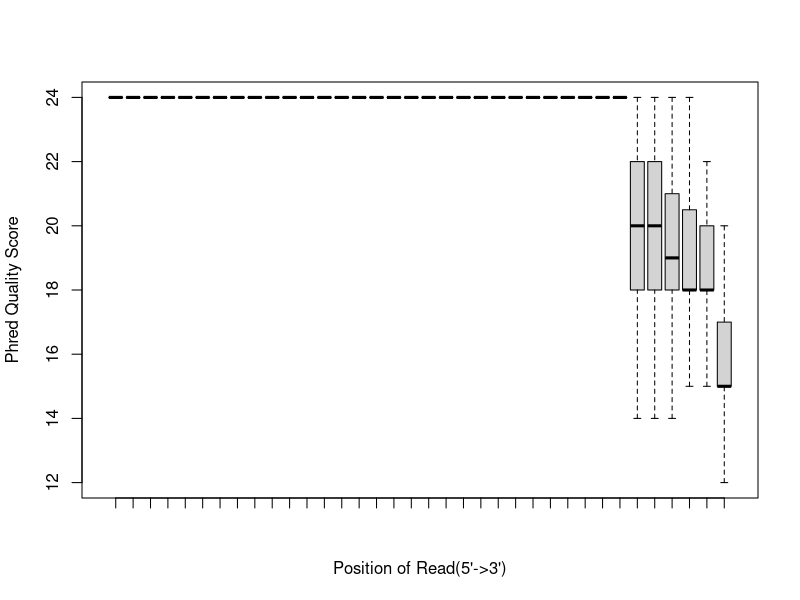
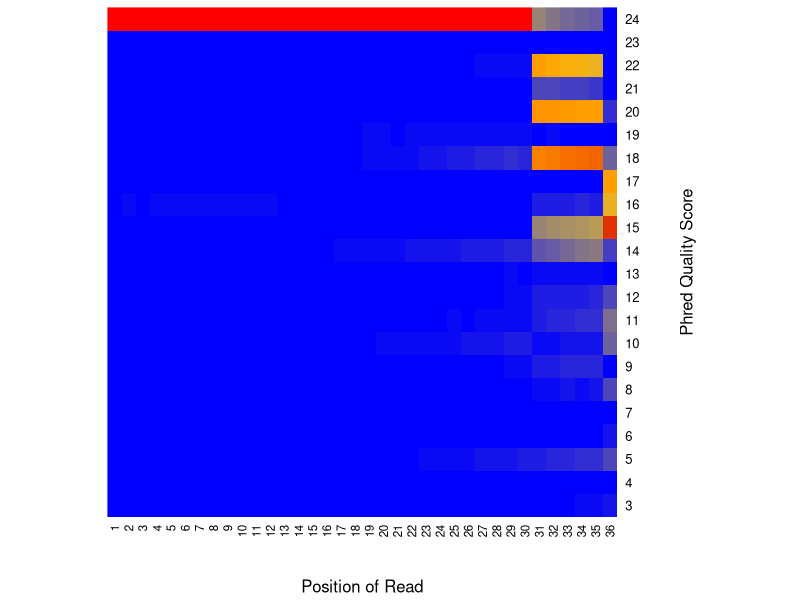

Here is the R script that generated these plots, in order:
pdf('/Users/olgabotvinnik/workspace/rna-seq-diff-exprn/test-results/rseqc/LNCaP_2/rseqc.qual.boxplot.pdf')
p0<-rep(c(6,11,14,16,24),times=c(1,1,35,235,67744)/1000)
p1<-rep(c(9,10,11,12,14,16,24),times=c(1,5,3,2,21,334,67650)/1000)
p2<-rep(c(10,11,12,14,16,24),times=c(5,6,5,31,260,67709)/1000)
p3<-rep(c(6,9,10,11,12,14,16,24),times=c(1,1,3,3,1,29,319,67659)/1000)
p4<-rep(c(9,10,11,12,14,16,24),times=c(3,1,2,2,34,321,67653)/1000)
p5<-rep(c(6,9,10,11,12,14,16,24),times=c(1,1,5,8,8,52,296,67645)/1000)
p6<-rep(c(6,9,10,11,12,14,16,24),times=c(32,35,138,44,113,174,318,67162)/1000)
p7<-rep(c(9,10,11,12,14,16,24),times=c(1,12,13,3,83,318,67586)/1000)
p8<-rep(c(6,10,11,12,14,16,24),times=c(1,11,10,11,87,338,67558)/1000)
p9<-rep(c(6,9,10,11,12,14,16,24),times=c(3,5,10,22,9,138,332,67497)/1000)
p10<-rep(c(6,9,10,11,12,14,16,24),times=c(6,3,15,18,4,168,346,67456)/1000)
p11<-rep(c(6,9,10,11,12,14,16,24),times=c(2,1,20,20,13,167,312,67481)/1000)
p12<-rep(c(4,5,6,7,8,9,10,11,12,13,14,16,17,18,19,20,21,22,23,24),times=c(5,86,31,4,16,52,96,52,77,45,140,139,20,76,121,26,123,51,78,66778)/1000)
p13<-rep(c(4,5,6,7,8,9,10,11,12,13,14,16,17,18,19,20,21,22,23,24),times=c(4,88,32,4,13,67,106,68,87,62,173,177,37,98,150,22,122,51,70,66585)/1000)
p14<-rep(c(4,5,6,7,8,9,10,11,12,13,14,16,17,18,19,20,21,22,23,24),times=c(4,107,34,3,24,59,135,74,117,60,185,143,39,124,171,40,113,44,78,66462)/1000)
p15<-rep(c(4,5,6,8,9,10,11,12,13,14,16,17,18,19,20,21,22,23,24),times=c(5,114,43,28,77,166,87,105,66,207,139,43,172,189,26,119,54,87,66289)/1000)
p16<-rep(c(4,5,6,7,8,9,10,11,12,13,14,16,17,18,19,20,21,22,23,24),times=c(15,167,50,1,44,97,178,94,104,70,279,139,54,234,204,40,155,74,95,65922)/1000)
p17<-rep(c(4,5,6,8,9,10,11,12,13,14,16,17,18,19,20,21,22,23,24),times=c(4,145,38,41,130,191,98,118,89,314,135,43,241,260,34,128,99,113,65795)/1000)
p18<-rep(c(4,5,6,8,9,10,11,12,13,14,16,17,18,19,20,21,22,23,24),times=c(13,168,58,42,139,233,107,126,78,330,113,67,270,266,38,106,86,98,65678)/1000)
p19<-rep(c(4,5,6,7,8,9,10,11,12,13,14,16,17,18,19,20,21,22,23,24),times=c(13,203,57,2,55,148,267,134,164,87,419,121,77,363,294,25,104,111,100,65272)/1000)
p20<-rep(c(4,5,6,8,9,10,11,12,13,14,16,17,18,19,20,21,22,23,24),times=c(22,200,68,73,139,270,140,134,101,470,111,62,427,262,96,30,128,99,65184)/1000)
p21<-rep(c(4,5,6,7,8,9,10,11,12,13,14,16,17,18,19,20,21,22,23,24),times=c(34,234,74,1,98,162,362,197,135,142,536,114,69,492,359,102,35,150,98,64622)/1000)
p22<-rep(c(4,5,6,7,8,9,10,11,12,13,14,16,17,18,19,20,21,22,23,24),times=c(38,278,89,2,87,189,392,202,171,134,605,99,89,556,377,84,40,192,93,64299)/1000)
p23<-rep(c(4,5,6,7,8,9,10,11,12,13,14,16,17,18,19,20,21,22,23,24),times=c(40,278,122,1,105,182,431,213,162,140,673,95,89,634,378,98,43,175,110,64047)/1000)
p24<-rep(c(4,5,6,8,9,10,11,12,13,14,16,17,18,19,20,21,22,23,24),times=c(50,395,146,122,227,522,288,212,176,745,101,83,838,409,86,56,245,107,63208)/1000)
p25<-rep(c(4,5,6,8,9,10,11,12,13,14,16,17,18,19,20,21,22,24),times=c(70,417,86,138,200,534,218,237,160,800,102,109,854,359,66,60,260,63346)/1000)
p26<-rep(c(4,5,6,8,9,10,11,12,13,14,16,17,18,19,20,21,22,24),times=c(81,584,80,166,258,699,302,234,205,911,96,96,1120,429,69,73,271,62342)/1000)
p27<-rep(c(4,5,6,8,9,10,11,12,13,14,16,17,18,19,20,21,22,24),times=c(105,574,115,165,251,721,326,251,208,1020,94,96,1105,426,54,78,334,62093)/1000)
p28<-rep(c(4,5,6,8,9,10,11,12,13,14,16,17,18,19,20,21,22,24),times=c(116,740,120,220,285,938,426,312,265,1076,94,98,1356,478,62,79,344,61007)/1000)
p29<-rep(c(4,5,6,8,9,10,11,12,13,14,16,17,18,19,20,21,22,24),times=c(138,822,136,230,295,967,437,350,263,1257,71,103,1297,524,65,117,331,60613)/1000)
p30<-rep(c(3,5,6,8,9,10,11,12,13,14,15,16,17,18,19,20,21,22,24),times=c(185,898,152,389,861,463,1029,834,326,2815,4921,953,9,16996,233,15580,2222,14275,4875)/1000)
p31<-rep(c(3,5,6,8,9,10,11,12,13,14,15,16,17,18,19,20,21,22,24),times=c(190,1059,190,483,1017,504,1116,949,389,3152,5427,995,9,17663,299,15123,2162,13113,4176)/1000)
p32<-rep(c(3,5,6,7,8,9,10,11,12,13,14,15,16,17,18,19,20,21,22,24),times=c(256,1262,208,1,546,1082,576,1249,989,373,3471,5663,1006,13,18471,247,14915,2078,11927,3683)/1000)
p33<-rep(c(3,5,6,8,9,10,11,12,13,14,15,16,17,18,19,20,21,22,24),times=c(326,1458,203,518,1259,623,1471,1047,436,3976,5974,1158,13,18530,255,14333,1988,11234,3214)/1000)
p34<-rep(c(3,5,6,8,9,10,11,12,13,14,15,16,17,18,19,20,21,22,24),times=c(348,1452,229,548,1261,654,1502,1252,424,4280,6545,1046,12,19289,236,14080,1848,9955,3055)/1000)
p35<-rep(c(3,5,6,7,8,10,11,12,13,14,15,16,17,18,19,20),times=c(561,2218,662,1,2131,3202,3730,2304,18,1855,22541,9764,14263,3211,18,1537)/1000)
boxplot(p0,p1,p2,p3,p4,p5,p6,p7,p8,p9,p10,p11,p12,p13,p14,p15,p16,p17,p18,p19,p20,p21,p22,p23,p24,p25,p26,p27,p28,p29,p30,p31,p32,p33,p34,p35,xlab="Position of Read(5'->3')",ylab="Phred Quality Score",outline=F)
dev.off()


pdf('/Users/olgabotvinnik/workspace/rna-seq-diff-exprn/test-results/rseqc/LNCaP_2/rseqc.qual.heatmap.pdf')
qual=c(0,0,0,1,0,0,0,0,1,0,0,35,0,235,0,0,0,0,0,0,0,67744,0,0,0,0,0,0,1,5,3,2,0,21,0,334,0,0,0,0,0,0,0,67650,0,0,0,0,0,0,0,5,6,5,0,31,0,260,0,0,0,0,0,0,0,67709,0,0,0,1,0,0,1,3,3,1,0,29,0,319,0,0,0,0,0,0,0,67659,0,0,0,0,0,0,3,1,2,2,0,34,0,321,0,0,0,0,0,0,0,67653,0,0,0,1,0,0,1,5,8,8,0,52,0,296,0,0,0,0,0,0,0,67645,0,0,0,32,0,0,35,138,44,113,0,174,0,318,0,0,0,0,0,0,0,67162,0,0,0,0,0,0,1,12,13,3,0,83,0,318,0,0,0,0,0,0,0,67586,0,0,0,1,0,0,0,11,10,11,0,87,0,338,0,0,0,0,0,0,0,67558,0,0,0,3,0,0,5,10,22,9,0,138,0,332,0,0,0,0,0,0,0,67497,0,0,0,6,0,0,3,15,18,4,0,168,0,346,0,0,0,0,0,0,0,67456,0,0,0,2,0,0,1,20,20,13,0,167,0,312,0,0,0,0,0,0,0,67481,0,5,86,31,4,16,52,96,52,77,45,140,0,139,20,76,121,26,123,51,78,66778,0,4,88,32,4,13,67,106,68,87,62,173,0,177,37,98,150,22,122,51,70,66585,0,4,107,34,3,24,59,135,74,117,60,185,0,143,39,124,171,40,113,44,78,66462,0,5,114,43,0,28,77,166,87,105,66,207,0,139,43,172,189,26,119,54,87,66289,0,15,167,50,1,44,97,178,94,104,70,279,0,139,54,234,204,40,155,74,95,65922,0,4,145,38,0,41,130,191,98,118,89,314,0,135,43,241,260,34,128,99,113,65795,0,13,168,58,0,42,139,233,107,126,78,330,0,113,67,270,266,38,106,86,98,65678,0,13,203,57,2,55,148,267,134,164,87,419,0,121,77,363,294,25,104,111,100,65272,0,22,200,68,0,73,139,270,140,134,101,470,0,111,62,427,262,96,30,128,99,65184,0,34,234,74,1,98,162,362,197,135,142,536,0,114,69,492,359,102,35,150,98,64622,0,38,278,89,2,87,189,392,202,171,134,605,0,99,89,556,377,84,40,192,93,64299,0,40,278,122,1,105,182,431,213,162,140,673,0,95,89,634,378,98,43,175,110,64047,0,50,395,146,0,122,227,522,288,212,176,745,0,101,83,838,409,86,56,245,107,63208,0,70,417,86,0,138,200,534,218,237,160,800,0,102,109,854,359,66,60,260,0,63346,0,81,584,80,0,166,258,699,302,234,205,911,0,96,96,1120,429,69,73,271,0,62342,0,105,574,115,0,165,251,721,326,251,208,1020,0,94,96,1105,426,54,78,334,0,62093,0,116,740,120,0,220,285,938,426,312,265,1076,0,94,98,1356,478,62,79,344,0,61007,0,138,822,136,0,230,295,967,437,350,263,1257,0,71,103,1297,524,65,117,331,0,60613,185,0,898,152,0,389,861,463,1029,834,326,2815,4921,953,9,16996,233,15580,2222,14275,0,4875,190,0,1059,190,0,483,1017,504,1116,949,389,3152,5427,995,9,17663,299,15123,2162,13113,0,4176,256,0,1262,208,1,546,1082,576,1249,989,373,3471,5663,1006,13,18471,247,14915,2078,11927,0,3683,326,0,1458,203,0,518,1259,623,1471,1047,436,3976,5974,1158,13,18530,255,14333,1988,11234,0,3214,348,0,1452,229,0,548,1261,654,1502,1252,424,4280,6545,1046,12,19289,236,14080,1848,9955,0,3055,561,0,2218,662,1,2131,0,3202,3730,2304,18,1855,22541,9764,14263,3211,18,1537,0,0,0,0)
mat=matrix(qual,ncol=36,byrow=F)
Lab.palette <- colorRampPalette(c("blue", "orange", "red3","red2","red1","red"), space = "rgb",interpolate=c('spline'))
heatmap(mat,Rowv=NA,Colv=NA,xlab="Position of Read",ylab="Phred Quality Score",labRow=seq(from=3,to=24),col = Lab.palette(256),scale="none" )
dev.off()
